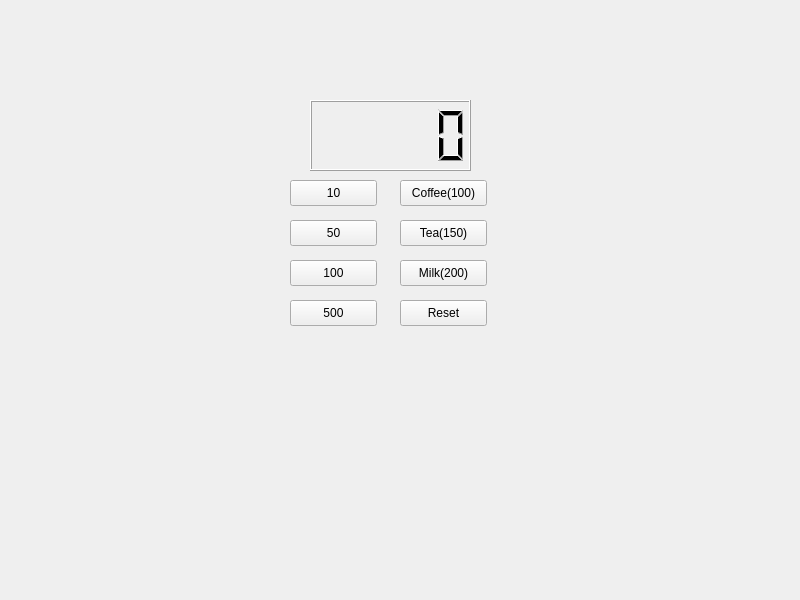
<?xml version="1.0" encoding="UTF-8"?>
<ui version="4.0">
 <class>Widget</class>
 <widget class="QWidget" name="Widget">
  <property name="geometry">
   <rect>
    <x>0</x>
    <y>0</y>
    <width>800</width>
    <height>600</height>
   </rect>
  </property>
  <property name="windowTitle">
   <string>Widget</string>
  </property>
  <widget class="QLCDNumber" name="lcdNumber">
   <property name="geometry">
    <rect>
     <x>310</x>
     <y>100</y>
     <width>161</width>
     <height>71</height>
    </rect>
   </property>
  </widget>
  <widget class="QPushButton" name="pb10">
   <property name="geometry">
    <rect>
     <x>290</x>
     <y>180</y>
     <width>87</width>
     <height>26</height>
    </rect>
   </property>
   <property name="text">
    <string>10</string>
   </property>
  </widget>
  <widget class="QPushButton" name="pb50">
   <property name="geometry">
    <rect>
     <x>290</x>
     <y>220</y>
     <width>87</width>
     <height>26</height>
    </rect>
   </property>
   <property name="text">
    <string>50</string>
   </property>
  </widget>
  <widget class="QPushButton" name="pb100">
   <property name="geometry">
    <rect>
     <x>290</x>
     <y>260</y>
     <width>87</width>
     <height>26</height>
    </rect>
   </property>
   <property name="text">
    <string>100</string>
   </property>
  </widget>
  <widget class="QPushButton" name="pb500">
   <property name="geometry">
    <rect>
     <x>290</x>
     <y>300</y>
     <width>87</width>
     <height>26</height>
    </rect>
   </property>
   <property name="text">
    <string>500</string>
   </property>
  </widget>
  <widget class="QPushButton" name="pbCoffee">
   <property name="geometry">
    <rect>
     <x>400</x>
     <y>180</y>
     <width>87</width>
     <height>26</height>
    </rect>
   </property>
   <property name="text">
    <string>Coffee(100)</string>
   </property>
  </widget>
  <widget class="QPushButton" name="pbTea">
   <property name="geometry">
    <rect>
     <x>400</x>
     <y>220</y>
     <width>87</width>
     <height>26</height>
    </rect>
   </property>
   <property name="text">
    <string>Tea(150)</string>
   </property>
  </widget>
  <widget class="QPushButton" name="pbMilk">
   <property name="geometry">
    <rect>
     <x>400</x>
     <y>260</y>
     <width>87</width>
     <height>26</height>
    </rect>
   </property>
   <property name="text">
    <string>Milk(200)</string>
   </property>
  </widget>
  <widget class="QPushButton" name="pbReset">
   <property name="geometry">
    <rect>
     <x>400</x>
     <y>300</y>
     <width>87</width>
     <height>26</height>
    </rect>
   </property>
   <property name="text">
    <string>Reset</string>
   </property>
  </widget>
 </widget>
 <resources/>
 <connections/>
</ui>
